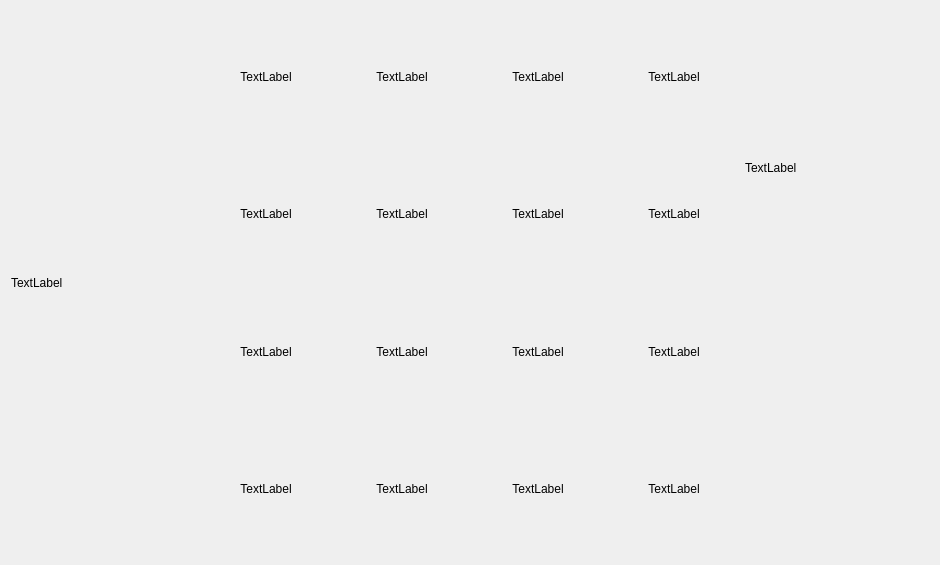
<?xml version="1.0" encoding="UTF-8"?>
<ui version="4.0">
 <class>Game</class>
 <widget class="QWidget" name="Game">
  <property name="geometry">
   <rect>
    <x>0</x>
    <y>0</y>
    <width>940</width>
    <height>565</height>
   </rect>
  </property>
  <property name="windowTitle">
   <string>Form</string>
  </property>
  <layout class="QHBoxLayout" name="horizontalLayout">
   <item>
    <widget class="QLabel" name="controlLabel">
     <property name="maximumSize">
      <size>
       <width>210</width>
       <height>16777215</height>
      </size>
     </property>
     <property name="text">
      <string>TextLabel</string>
     </property>
    </widget>
   </item>
   <item>
    <layout class="QGridLayout" name="gridLayout" rowminimumheight="130,130,130,130" columnminimumwidth="130,130,130,130">
     <property name="sizeConstraint">
      <enum>QLayout::SetMinimumSize</enum>
     </property>
     <item row="1" column="3">
      <widget class="QLabel" name="label_13">
       <property name="text">
        <string>TextLabel</string>
       </property>
       <property name="alignment">
        <set>Qt::AlignCenter</set>
       </property>
      </widget>
     </item>
     <item row="1" column="2">
      <widget class="QLabel" name="label_12">
       <property name="text">
        <string>TextLabel</string>
       </property>
       <property name="alignment">
        <set>Qt::AlignCenter</set>
       </property>
      </widget>
     </item>
     <item row="0" column="0">
      <widget class="QLabel" name="label_00">
       <property name="text">
        <string>TextLabel</string>
       </property>
       <property name="alignment">
        <set>Qt::AlignCenter</set>
       </property>
      </widget>
     </item>
     <item row="2" column="3">
      <widget class="QLabel" name="label_23">
       <property name="text">
        <string>TextLabel</string>
       </property>
       <property name="alignment">
        <set>Qt::AlignCenter</set>
       </property>
      </widget>
     </item>
     <item row="0" column="1">
      <widget class="QLabel" name="label_01">
       <property name="text">
        <string>TextLabel</string>
       </property>
       <property name="alignment">
        <set>Qt::AlignCenter</set>
       </property>
      </widget>
     </item>
     <item row="1" column="0">
      <widget class="QLabel" name="label_10">
       <property name="text">
        <string>TextLabel</string>
       </property>
       <property name="alignment">
        <set>Qt::AlignCenter</set>
       </property>
      </widget>
     </item>
     <item row="1" column="1">
      <widget class="QLabel" name="label_11">
       <property name="text">
        <string>TextLabel</string>
       </property>
       <property name="alignment">
        <set>Qt::AlignCenter</set>
       </property>
      </widget>
     </item>
     <item row="0" column="3">
      <widget class="QLabel" name="label_03">
       <property name="text">
        <string>TextLabel</string>
       </property>
       <property name="alignment">
        <set>Qt::AlignCenter</set>
       </property>
      </widget>
     </item>
     <item row="2" column="0">
      <widget class="QLabel" name="label_20">
       <property name="text">
        <string>TextLabel</string>
       </property>
       <property name="alignment">
        <set>Qt::AlignCenter</set>
       </property>
      </widget>
     </item>
     <item row="0" column="2">
      <widget class="QLabel" name="label_02">
       <property name="text">
        <string>TextLabel</string>
       </property>
       <property name="alignment">
        <set>Qt::AlignCenter</set>
       </property>
      </widget>
     </item>
     <item row="2" column="1">
      <widget class="QLabel" name="label_21">
       <property name="text">
        <string>TextLabel</string>
       </property>
       <property name="alignment">
        <set>Qt::AlignCenter</set>
       </property>
      </widget>
     </item>
     <item row="2" column="2">
      <widget class="QLabel" name="label_22">
       <property name="text">
        <string>TextLabel</string>
       </property>
       <property name="alignment">
        <set>Qt::AlignCenter</set>
       </property>
      </widget>
     </item>
     <item row="3" column="0">
      <widget class="QLabel" name="label_30">
       <property name="text">
        <string>TextLabel</string>
       </property>
       <property name="alignment">
        <set>Qt::AlignCenter</set>
       </property>
      </widget>
     </item>
     <item row="3" column="1">
      <widget class="QLabel" name="label_31">
       <property name="text">
        <string>TextLabel</string>
       </property>
       <property name="alignment">
        <set>Qt::AlignCenter</set>
       </property>
      </widget>
     </item>
     <item row="3" column="2">
      <widget class="QLabel" name="label_32">
       <property name="text">
        <string>TextLabel</string>
       </property>
       <property name="alignment">
        <set>Qt::AlignCenter</set>
       </property>
      </widget>
     </item>
     <item row="3" column="3">
      <widget class="QLabel" name="label_33">
       <property name="text">
        <string>TextLabel</string>
       </property>
       <property name="alignment">
        <set>Qt::AlignCenter</set>
       </property>
      </widget>
     </item>
    </layout>
   </item>
   <item>
    <layout class="QVBoxLayout" name="verticalLayout">
     <item>
      <spacer name="verticalSpacer">
       <property name="orientation">
        <enum>Qt::Vertical</enum>
       </property>
       <property name="sizeType">
        <enum>QSizePolicy::Fixed</enum>
       </property>
       <property name="sizeHint" stdset="0">
        <size>
         <width>20</width>
         <height>150</height>
        </size>
       </property>
      </spacer>
     </item>
     <item>
      <widget class="QLabel" name="scoreLabel">
       <property name="styleSheet">
        <string notr="true"/>
       </property>
       <property name="text">
        <string>TextLabel</string>
       </property>
      </widget>
     </item>
     <item>
      <spacer name="verticalSpacer_2">
       <property name="orientation">
        <enum>Qt::Vertical</enum>
       </property>
       <property name="sizeHint" stdset="0">
        <size>
         <width>20</width>
         <height>40</height>
        </size>
       </property>
      </spacer>
     </item>
    </layout>
   </item>
  </layout>
 </widget>
 <resources/>
 <connections/>
</ui>
